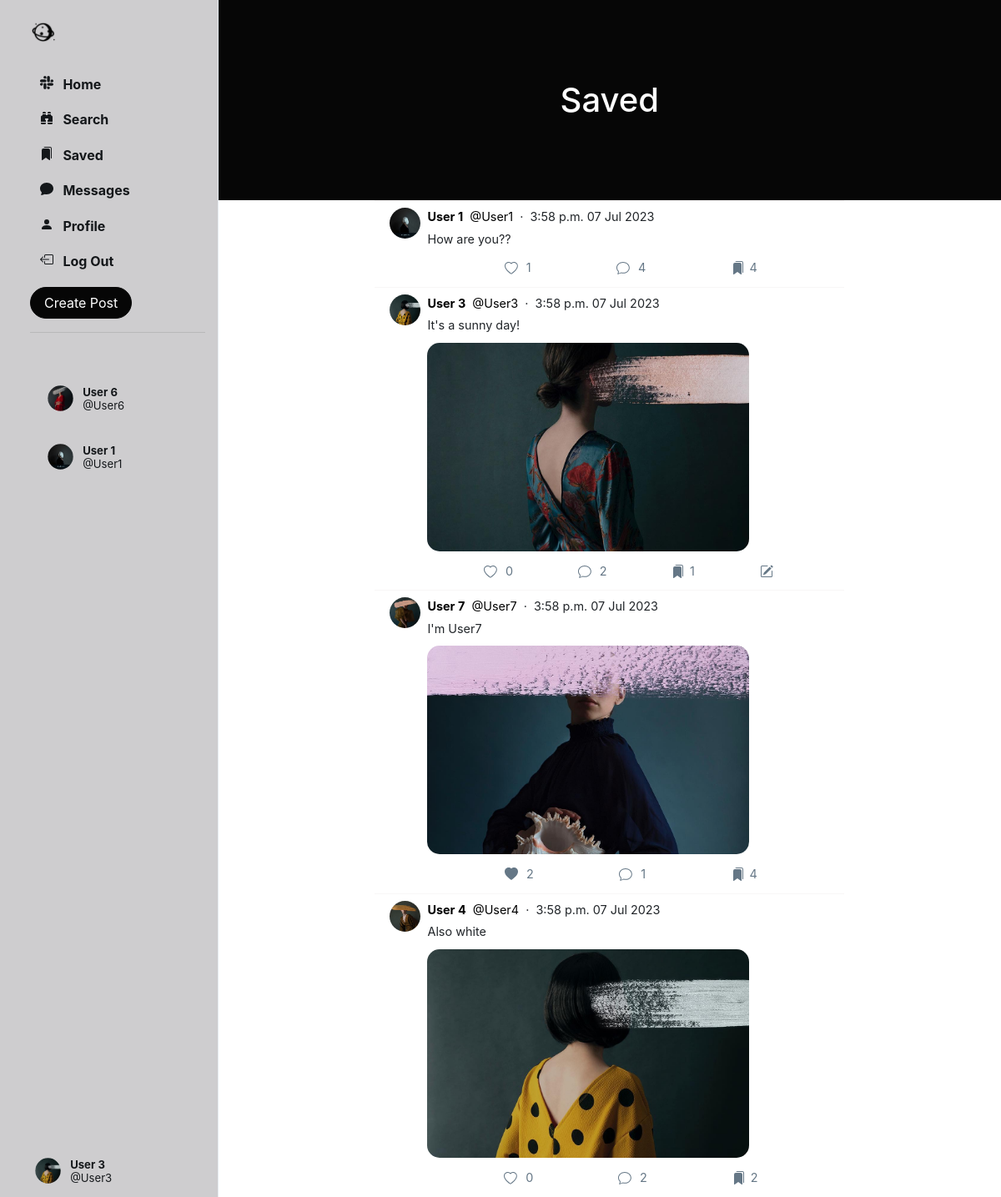
/saved/ (signed in), run on the app's committed database.
### Network/models.py (models this page shows, shortened)
class User(AbstractUser):
    profile_pic = models.ImageField(upload_to='profile_pic/')
    bio = models.TextField(max_length=160, blank=True, null=True)
    cover = models.ImageField(upload_to='covers/', blank=True)
    follows = models.ManyToManyField("self", related_name="followed_by", symmetrical=False, blank=True)
    def get_suggested_followers(self):
        followed_users = self.follows.all()
        suggested_users = User.objects.exclude(id=self.id).exclude(id__in=followed_users).filter(
            followed_by__in=followed_users)
        suggested_users = suggested_users.annotate(num_my_followers=Count('followed_by__follows')).order_by(
            '-num_my_followers')[:5]
        return suggested_users

class Post(models.Model):
    creator = models.ForeignKey(User, on_delete=models.CASCADE, related_name='posts')
    date_created = models.DateTimeField(default=timezone.now)
    content_text = models.TextField(max_length=140, blank=True)
    content_image = models.ImageField(upload_to='posts/', blank=True)
    likers = models.ManyToManyField(User, blank=True, related_name='likes')
    savers = models.ManyToManyField(User, blank=True, related_name='saved')
    comment_count = models.IntegerField(default=0)

### Network/views.py (the view)
# urls.py: path('saved/', views.saved, name='saved'),
@login_required(login_url='login/')
def saved(request):
    user = User.objects.get(id=request.user.id)
    suggestions = user.get_suggested_followers()
    posts = Post.objects.filter(savers=request.user)
    return render(request=request, template_name='saved.html', context={
        'posts': posts,
        'suggestions': suggestions
    })

### Network/templates/saved.html
{% extends 'index.html' %}
{% load static %}
{% block saved %}
    <header class="py-5" id="home-header">
        <div class="container px-4 px-lg-5 my-5">
            <div class="text-center text-white">
                <h1 class="display-5 fw-bolder">Saved</h1>
            </div>
        </div>
    </header>
    {% include 'posts.html' %}
{% endblock %}

### Network/templates/sidenav.html (shortened to what this page needs)
{% load static %}
<div class="sidenav">
    <a href="{% url 'home' %}" class="navbar-brand">
        <img src="{% static 'images/logo_icon.png' %}" height="31px">
    </a>
    <div style="height: 100%;">
        <div>
            <div>
                <ul>
                    <li class="nav-item" id="all_posts">
                        <a href="{% url 'home' %}" class="nav-link">
                            <div>
                                &nbsp;&nbsp;Home
                            </div>
                        </a>
                    </li>
                    <li class="nav-item" id="library">
                        <a href="{% url 'search' %}" class="nav-link">
                            <div>
                                &nbsp;&nbsp;Search
                            </div>
                        </a>
                    </li>
                    <li class="nav-item" id="library">
                        <a href="{% url 'saved' %}" class="nav-link">
                            <div>
                                &nbsp;&nbsp;Saved
                            </div>
                        </a>
                    </li>
                    <li class="nav-item" id="profile">
                        <a href="{% url 'chats' %}" class="nav-link">
                            <div>
                                &nbsp;&nbsp;Messages
                            </div>
                        </a>
                    </li>
                    <li class="nav-item" id="profile">
                        <a href="{% url 'profile' user.username %}" class="nav-link">
                            <div>
                                <svg xmlns="http://www.w3.org/2000/svg" width="16" height="16" fill="currentColor"
                                     class="bi bi-person-fill" viewBox="0 0 16 16">
                                    <path d="M3 14s-1 0-1-1 1-4 6-4 6 3 6 4-1 1-1 1H3Zm5-6a3 3 0 1 0 0-6 3 3 0 0 0 0 6Z"/>
                                </svg>
                                &nbsp;&nbsp;Profile
                            </div>
                        </a>
                    </li>
                    <li class="nav-item" id="logout">
                        <a href="{% url 'logout' %}" class="nav-link">
                            <div>
                                &nbsp;&nbsp;Log Out
                            </div>
                        </a>
                    </li>
                </ul>
            </div>
        </div>
        <button id="popup-btn" class="btn btn-success new-post-btn" data-toggle="modal" data-target="#createPostModal">
            Create Post
        </button>
        <br>
        <hr>
        <br>
        <div class="suggestion">
            {% for suggestion in suggestions %}
                <li class="suggestion-item suggestion-user" id="s-box">
                    <a href="{% url 'profile' suggestion.username %}" class="nav-link">
                        <div class="user_account">
                            <div class="small-profilepic"
                                 style="float: left; background-image: url({{ suggestion.profile_pic.url }});"></div>
                            <div style="height: 2.7vw; margin: auto;">
                                <div style="margin-top: 4px;">
                                    <strong>{{ suggestion.first_name }} {{ suggestion.last_name }}</strong>
                                </div>
                                <div class="grey" style="margin-top: 4px;">
                                    @{{ suggestion.username }}</div>
                            </div>
                        </div>
                    </a>
                </li>
            {% endfor %}
        </div>
        <div style="position: absolute; bottom: 10px;">
            <li class="nav-item sidenav-user">
                <a href="{% url 'profile' user.username %}" class="nav-link">
                    <div class="user_account">
                        <div class="small-profilepic"
                             style="float: left; background-image: url({{ user.profile_pic.url }});"></div>
                        <div style="height: 2.7vw; margin: auto;">
                            <div style="margin-top: 4px;">
                                <strong>{{ user.first_name }} {{ user.last_name }}</strong></div>
                            <div class="grey" style="margin-top: 4px;">@{{ user.username }}</div>
                        </div>
                    </div>
                </a>
            </li>
        </div>
    </div>
</div>

### Network/templates/posts.html (shortened to what this page needs)
{% load static %}
{% block posts %}
    {% for post in posts.all %}
        <div class="post" data-post_id="{{ post.id }}">
            <div>
                <div>
                    <a href="{% url 'profile' post.creator.username %}">
                        <div class="small-profilepic"
                             style="background-image: url({{ post.creator.profile_pic.url }})"></div>
                    </a>
                </div>
                <div style="flex: 1">
                    <div class="post-main">
                        <div class="post-user">
                            <div>
                                <a href="{% url 'profile' post.creator.username %}">
                                    <span><strong>{{ post.creator.first_name }} {{ post.creator.last_name }}</strong></span>
                                </a>
                                <a href="{% url 'profile' post.creator.username %}">
                                    <span class="grey">&nbsp;@{{ post.creator.username }}</span>
                                </a>
                                <span class="grey">&nbsp;&middot;&nbsp;&nbsp;{{ post.date_created | date:"P d M Y" }}</span>
                            </div>
                        </div>
                        {% if post.content_text is not None %}
                            <div class="post-content">
                                {{ post.content_text | linebreaksbr }}
                            </div>
                        {% endif %}
                        {% if post.content_image %}
                            <div class="post-image"
                                 style=" display: block; background-image: url({{ post.content_image.url }});"></div>
                        {% else %}
                            <div class="post-no-image" style="display: none;"></div>
                        {% endif %}
                        <div class="post-actions">
                            {% if user in post.likers.all %}
                                <div class="like" onclick="unlike_post(this)" data-post_id="{{ post.id }}">
                                    <div class="svg-span">
                                        <svg xmlns="http://www.w3.org/2000/svg" width="16" height="16"
                                             fill="currentColor" class="bi bi-heart-fill" viewBox="0 0 16 16">
                                            <path fill-rule="evenodd"
                                                  d="M8 1.314C12.438-3.248 23.534 4.735 8 15-7.534 4.736 3.562-3.248 8 1.314z"/>
                                        </svg>
                                    </div>
                                    <div style="padding: 7px 0px;" class="likes_count">{{ post.likers.count }}</div>
                                </div>
                            {% else %}
                                <div class="like" onclick="like_post(this)" data-post_id="{{ post.id }}">
                                    <div class="svg-span">
                                    </div>
                                    <div style="padding: 7px 0px;" class="likes_count">{{ post.likers.count }}</div>
                                </div>
                            {% endif %}
                            <div class="comment" onclick="get_comments('{{ post.id }}')" data-post_id="{{ post.id }}">
                                <div class="svg-span" data-toggle="modal" data-target="#commentPostModal">
                                </div>&nbsp;
                                <div style="padding: 7px 0px;" class="cmt-count">{{ post.comment_count }}</div>
                            </div>
                            {% if user in post.savers.all %}
                                <div class="save" onclick="unsave_post(this)" data-post_id="{{ post.id }}">
                                    <div class="svg-span">
                                    </div>
                                    <div style="padding: 7px 0px;" class="savers_count">{{ post.savers.count }}</div>
                                </div>
                            {% endif %}
                            {% if post.creator == user %}
                                <div class="save" onclick="edit_post(this)" data-post_id="{{ post.id }}" data-toggle="modal" data-target="#editPostModal">
                                    <div class="svg-span">
                                    </div>
                                </div>
                            {% endif %}
                        </div>
                    </div>
                </div>
            </div>
        </div>
    {% endfor %}
{% endblock %}

### Network/static/css/style.css (style rules this page uses)
.btn { border-radius: 20px; padding: 0.32rem 1rem 0.375rem 1rem; }
.btn, .btn:focus, .btn:active { box-shadow: none !important; -webkit-box-shadow: none !important; }
#popup-btn { background-color: #060606; border-color: #060606; }
svg { vertical-align: text-top; }
.sidenav { height: 100%; width: 21.8%; position: fixed; top: 0; left: 0; list-style: none; border-right: .5px solid #e6ecf0; z-index: 100; padding: 15px 15px 15px 3%; background-color: rgba(62, 57, 65, 0.25); }
.sidenav ul { list-style: none; padding-left: 0px; margin-top: 3vh; }
.sidenav li { margin-top: 7px; }
.sidenav .nav-link { color: #14171a; line-height: .7em; font-weight: 700; padding: 0px; }
.sidenav .nav-link > div { padding: 10px 20px 8px 12px; border-radius: 25px; line-height: 0.9em; width: max-content; }
.user_account { display: flex; font-size: .82rem; font-weight: normal; padding-top: 3px !important; padding-bottom: 3px !important; padding-left: 3px !important; }
.user_account .small-profilepic { transform: scale(.82); margin-left: auto; margin-top: auto; }
.small-profilepic { width: 3.1vw; height: 3.1vw; border-radius: 9999px; overflow: hidden; margin-right: 8px; background-size: cover; background-repeat: no-repeat; background-position: center; box-sizing: content-box; }
.suggestion-user { display: flex; padding: 10px 15px; font-size: .9em; border: 20px; }
.suggestion-user a { color: black; text-decoration: none; }
#home-header { background-color: #060606; }
.post { background-color: white; border-top: 1px solid #f8f6f6; padding: 8px 18px 8px 18px; font-size: .9em; animation-name: hidee; animation-duration: .4s; animation-fill-mode: forwards; animation-play-state: paused; margin-left: 20%; margin-right: 20%; }
.post > div { display: flex; }
.post a { text-decoration: none; color: black; }
.post-main { flex: 1; flex-basis: 100%; }
.post-user { display: flex; justify-content: space-between; flex-basis: 100%; }
.post-content { margin-top: 5px; max-inline-size: 80%; max-width: 80%; word-wrap: break-word; overflow-wrap: break-word; word-break: break-all; }
.post-image { height: 250px; width: 80%; border-radius: 15px; margin-top: 10px; background-size: cover; background-position: center; background-repeat: no-repeat; }
.post-actions { display: flex; flex: 1; align-items: stretch; justify-content: space-evenly; color: #657786; margin-top: 10px; }
.post-actions > div { line-height: 1em; padding-left: 10px; padding-right: 10px; text-align: center; display: flex; }
.post-actions .svg-span { padding: 6px; max-height: max-content; border-radius: 999px; line-height: .68em; }
#home-header { width: 100%; }
#s-box { border-radius: 20px; }

### data on the page
User: profile_pic (picture), first_name "User", last_name "6", username "User6"
User: profile_pic (picture), first_name "User", last_name "1", username "User1"
User: profile_pic (picture), first_name "User", last_name "3", username "User3"
Post: creator.profile_pic (picture), creator.first_name "User", creator.last_name "1", creator.username "User1", date_created "3:58 p.m. 07 Jul 2023", content_text "How are you??", likers.count "1", comment_count "4", savers.count "4"
Post: creator.profile_pic (picture), creator.first_name "User", creator.last_name "3", creator.username "User3", date_created "3:58 p.m. 07 Jul 2023", content_text "It's a sunny day!", content_image (picture), likers.count "0", comment_count "2", savers.count "1"
Post: creator.profile_pic (picture), creator.first_name "User", creator.last_name "7", creator.username "User7", date_created "3:58 p.m. 07 Jul 2023", content_text "I'm User7", content_image (picture), likers.count "2", comment_count "1", savers.count "4"
Post: creator.profile_pic (picture), creator.first_name "User", creator.last_name "4", creator.username "User4", date_created "3:58 p.m. 07 Jul 2023", content_text "Also white", content_image (picture), likers.count "0", comment_count "2", savers.count "2"
